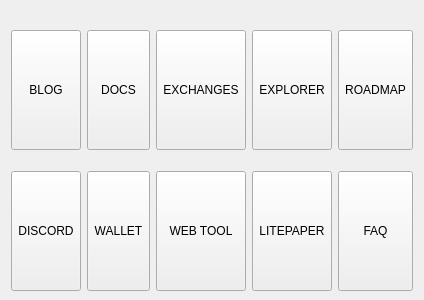
    <widget class="QWidget" name="toolBoxWidget" native="true">
     <property name="sizePolicy">
      <sizepolicy hsizetype="Preferred" vsizetype="Expanding">
       <horstretch>0</horstretch>
       <verstretch>0</verstretch>
      </sizepolicy>
     </property>
     <property name="styleSheet">
      <string notr="true"/>
     </property>
     <layout class="QGridLayout" name="toolBoxGridLayout">
      <property name="topMargin">
       <number>30</number>
      </property>
      <property name="bottomMargin">
       <number>9</number>
      </property>
      <property name="verticalSpacing">
       <number>21</number>
      </property>
      <item row="0" column="4">
       <widget class="QToolButton" name="toolButtonRoadmap">
        <property name="sizePolicy">
         <sizepolicy hsizetype="Preferred" vsizetype="Preferred">
          <horstretch>0</horstretch>
          <verstretch>0</verstretch>
         </sizepolicy>
        </property>
        <property name="minimumSize">
         <size>
          <width>0</width>
          <height>120</height>
         </size>
        </property>
        <property name="maximumSize">
         <size>
          <width>120</width>
          <height>120</height>
         </size>
        </property>
        <property name="text">
         <string>ROADMAP</string>
        </property>
       </widget>
      </item>
      <item row="1" column="1">
       <widget class="QToolButton" name="toolButtonWallet">
        <property name="sizePolicy">
         <sizepolicy hsizetype="Preferred" vsizetype="Preferred">
          <horstretch>0</horstretch>
          <verstretch>0</verstretch>
         </sizepolicy>
        </property>
        <property name="minimumSize">
         <size>
          <width>0</width>
          <height>120</height>
         </size>
        </property>
        <property name="maximumSize">
         <size>
          <width>120</width>
          <height>120</height>
         </size>
        </property>
        <property name="text">
         <string>WALLET</string>
        </property>
       </widget>
      </item>
      <item row="1" column="0">
       <widget class="QToolButton" name="toolButtonDiscord">
        <property name="sizePolicy">
         <sizepolicy hsizetype="Preferred" vsizetype="Preferred">
          <horstretch>0</horstretch>
          <verstretch>0</verstretch>
         </sizepolicy>
        </property>
        <property name="minimumSize">
         <size>
          <width>0</width>
          <height>120</height>
         </size>
        </property>
        <property name="maximumSize">
         <size>
          <width>120</width>
          <height>120</height>
         </size>
        </property>
        <property name="text">
         <string>DISCORD</string>
        </property>
       </widget>
      </item>
      <item row="0" column="2">
       <widget class="QToolButton" name="toolButtonExchanges">
        <property name="sizePolicy">
         <sizepolicy hsizetype="Preferred" vsizetype="Preferred">
          <horstretch>0</horstretch>
          <verstretch>0</verstretch>
         </sizepolicy>
        </property>
        <property name="minimumSize">
         <size>
          <width>0</width>
          <height>120</height>
         </size>
        </property>
        <property name="maximumSize">
         <size>
          <width>120</width>
          <height>120</height>
         </size>
        </property>
        <property name="text">
         <string>EXCHANGES</string>
        </property>
       </widget>
      </item>
      <item row="1" column="4">
       <widget class="QToolButton" name="toolButtonFaq">
        <property name="sizePolicy">
         <sizepolicy hsizetype="Preferred" vsizetype="Preferred">
          <horstretch>0</horstretch>
          <verstretch>0</verstretch>
         </sizepolicy>
        </property>
        <property name="minimumSize">
         <size>
          <width>0</width>
          <height>120</height>
         </size>
        </property>
        <property name="maximumSize">
         <size>
          <width>120</width>
          <height>120</height>
         </size>
        </property>
        <property name="text">
         <string>FAQ</string>
        </property>
       </widget>
      </item>
      <item row="0" column="1">
       <widget class="QToolButton" name="toolButtonDocs">
        <property name="sizePolicy">
         <sizepolicy hsizetype="Preferred" vsizetype="Preferred">
          <horstretch>0</horstretch>
          <verstretch>0</verstretch>
         </sizepolicy>
        </property>
        <property name="minimumSize">
         <size>
          <width>0</width>
          <height>120</height>
         </size>
        </property>
        <property name="maximumSize">
         <size>
          <width>120</width>
          <height>120</height>
         </size>
        </property>
        <property name="text">
         <string>DOCS</string>
        </property>
       </widget>
      </item>
      <item row="1" column="2">
       <widget class="QToolButton" name="toolButtonWebTool">
        <property name="sizePolicy">
         <sizepolicy hsizetype="Preferred" vsizetype="Preferred">
          <horstretch>0</horstretch>
          <verstretch>0</verstretch>
         </sizepolicy>
        </property>
        <property name="minimumSize">
         <size>
          <width>0</width>
          <height>120</height>
         </size>
        </property>
        <property name="maximumSize">
         <size>
          <width>120</width>
          <height>120</height>
         </size>
        </property>
        <property name="text">
         <string>WEB TOOL</string>
        </property>
       </widget>
      </item>
      <item row="0" column="3">
       <widget class="QToolButton" name="toolButtonExplorer">
        <property name="sizePolicy">
         <sizepolicy hsizetype="Preferred" vsizetype="Preferred">
          <horstretch>0</horstretch>
          <verstretch>0</verstretch>
         </sizepolicy>
        </property>
        <property name="minimumSize">
         <size>
          <width>0</width>
          <height>120</height>
         </size>
        </property>
        <property name="maximumSize">
         <size>
          <width>120</width>
          <height>120</height>
         </size>
        </property>
        <property name="text">
         <string>EXPLORER</string>
        </property>
       </widget>
      </item>
      <item row="1" column="3">
       <widget class="QToolButton" name="toolButtonWhitePaper">
        <property name="sizePolicy">
         <sizepolicy hsizetype="Preferred" vsizetype="Preferred">
          <horstretch>0</horstretch>
          <verstretch>0</verstretch>
         </sizepolicy>
        </property>
        <property name="minimumSize">
         <size>
          <width>0</width>
          <height>120</height>
         </size>
        </property>
        <property name="maximumSize">
         <size>
          <width>120</width>
          <height>120</height>
         </size>
        </property>
        <property name="text">
         <string>LITEPAPER</string>
        </property>
       </widget>
      </item>
      <item row="0" column="0">
       <widget class="QToolButton" name="toolButtonBlog">
        <property name="sizePolicy">
         <sizepolicy hsizetype="Preferred" vsizetype="Preferred">
          <horstretch>0</horstretch>
          <verstretch>0</verstretch>
         </sizepolicy>
        </property>
        <property name="minimumSize">
         <size>
          <width>0</width>
          <height>120</height>
         </size>
        </property>
        <property name="maximumSize">
         <size>
          <width>120</width>
          <height>120</height>
         </size>
        </property>
        <property name="text">
         <string>BLOG</string>
        </property>
       </widget>
      </item>
     </layout>
    </widget>
